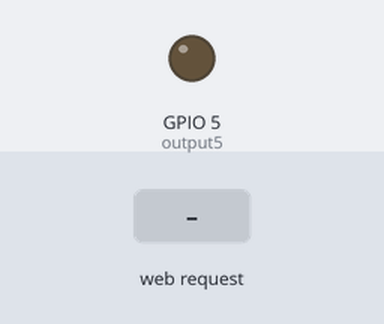
A sketch run on a simulated ESP8266 (NodeMCU). Parts: output pins drawn as LEDs (lit = HIGH). Inputs (shaded band) come from the test bench. WiFi joins after 1.5 s; servers stay silent unless stated; what the sketch prints to the serial monitor is not drawn.

Above: at 2.7 s.
2.8 s: HTTP request GET /5/on received
At 3.2 s:
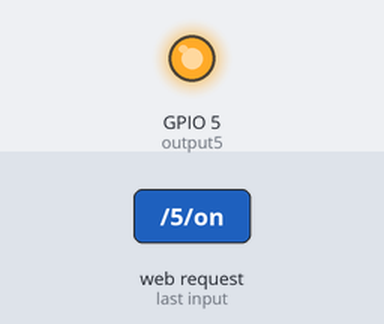
4.3 s: HTTP request GET /5/off received
At 5.5 s:
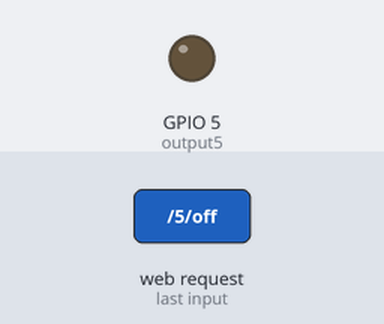
Timing chart, 0 to 7.3 s (numbered marks = the images above; inputs shaded):
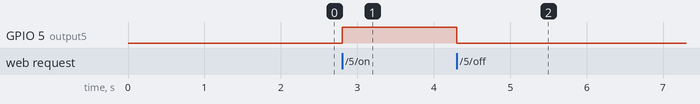

Measured:
- after the input at 2.8 s, GPIO 5 (output5): LOW → HIGH at once
- after the input at 4.3 s, GPIO 5 (output5): HIGH → LOW at once

The sketch:

sketch_aug07a.ino
```cpp
#include <ESP8266WiFi.h>
#include <WiFi.h>
#include <HTTPClient.h>
#include <WebServer.h>
#include <Wire.h>

//Reemplazar con los valores de tu red
const char* ssid     = "Noombre de tu red";
const char* password = "Contraseña de tu res";

// Designamos el web server en el puerto 80
WiFiServer server(80);

// Variable para HTTP
String header;

// Variables auxiliares para ver el estado del pin de salida
String output5State = "off";

// Creamos una variable y la relacionamos al pin 5
const int output5 = 5;

void setup() {
  Serial.begin(115200);
  // Configuramos los modos del pin de salida
  pinMode(output5, OUTPUT);
  // Declaramos que inice en LOW o Bajo
  digitalWrite(output5, LOW);

  // Connect to Wi-Fi network with SSID and password
  Serial.print("Conectando a: ");
  Serial.println(ssid);
  WiFi.begin(ssid, password);            // Configura los datos de la red
  while (WiFi.status() != WL_CONNECTED) {
    delay(500);
    Serial.print(".");
  }
  // Imprimir datos del webserver
  Serial.println("");
  Serial.println("WiFi conectado.");
  Serial.println("Dirección IP: ");
  Serial.println(WiFi.localIP());    // Wifi.localIP() muestra la IP del esp8266
  server.begin();                    // Inicias el servidor
}

void loop(){
  WiFiClient client = server.available();   // Listen for incoming clients

  if (client) {                             // Si un nuevo cliente se conecta,
    Serial.println("Nuevo cliente.");          // se imprime un mensaje en el puerto serial
    String currentLine = "";                // hacer una cadena para contener los datos entrantes del cliente
    while (client.connected()) {            // función repetitiva mientras el cliente este conectado
      if (client.available()) {             // Si hay bytes para leer desde el cliente,
        char c = client.read();             // lee un byte, entonces
        Serial.write(c);                    // lo impríme en el monitor serial
        header += c;
        if (c == '\n') {                    // if the byte is a newline character
          // Si la línea actual está en blanco, tienes dos caracteres de nueva línea seguidos
          // Ese es el final de la solicitud HTTP del cliente, así que envíe una respuesta:
          if (currentLine.length() == 0) {
            // La cabecera de HTTP inica con el siguiente código (e.g. HTTP/1.1 200 OK)
            // Y en content-type el cliente sabe el tipo de contenido que hay:
            client.println("HTTP/1.1 200 OK");
            client.println("Content-type:text/html");
            client.println("Connection: close");
            client.println();

            // turns the GPIOs on and off
            if (header.indexOf("GET /5/on") >= 0) {
              Serial.println("GPIO 5 on");
              output5State = "on";
              digitalWrite(output5, HIGH);
            } else if (header.indexOf("GET /5/off") >= 0) {
              Serial.println("GPIO 5 off");
              output5State = "off";
              digitalWrite(output5, LOW);
            }

            // Mostrar la página HTML
            client.println("<!DOCTYPE html><html>");
            client.println("<head><meta http-equiv=\"refresh\" content=\"2\" name=\"viewport\" content=\"width=device-width, initial-scale=1\">");
            client.println("<link rel=\"icon\" href=\"data:,\">");
            // Estilos CSS de los botones on/off
            // Puedes modificar estas carcterísticas a tu gusto
            client.println("<style>html { font-family: Helvetica; display: inline-block; margin: 0px auto; text-align: center;}");
            client.println(".button { background-color: #74e239; border: none; color: white; padding: 16px 40px;");
            client.println("text-decoration: none; font-size: 30px; margin: 2px; cursor: pointer;}");
            client.println(".button2 {background-color: #77878A;}</style></head>");

            // Cabecera de página
            client.println("<body><h1>SMELPRO - Web Server</h1>");
           // client.println("<p>Mi sensor es:" + valorsensor + "</p>");
            // Display current state, and ON/OFF buttons for GPIO 5
            client.println("<p>Estado del ventilador: " + output5State + "</p>");
            // Si el pin está apagado (off) mostar el botón de encender (ON)
            if (output5State=="off") {
              client.println("<p><a href=\"/5/on\"><button class=\"button\">ON</button></a></p>");
            } else {
              client.println("<p><a href=\"/5/off\"><button class=\"button button2\">OFF</button></a></p>");
            }
            client.println("</body></html>");
            client.println();
            break;
          } else { // if you got a newline, then clear currentLine
            currentLine = "";
          }
        } else if (c != '\r') {
          currentLine += c;
        }
      }
    }
    // Limpiar variables de cabecera
    header = "";
    // Cerrar la conexión
    client.stop();
    Serial.println("Cliente desconectado.");
    Serial.println("");
  }
}
```
